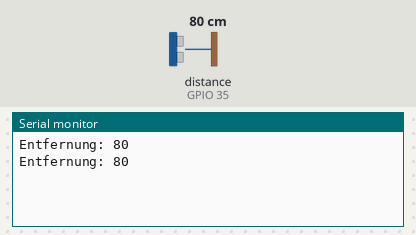
A sketch run on a simulated ESP32. Parts: the last lines printed to the serial monitor. Wiring (inferred from the names in the program): ultrasonic range finder: trigger GPIO 34; echo GPIO 35. Inputs (shaded band) come from the test bench; at power-on: distance to the obstacle (sensor on GPIO 35) 80 cm. The echo pulse lasts 58.3 µs per cm.

Above: at 2.0 s.
2.1 s: distance to the obstacle (sensor on GPIO 35) set to 2 cm
At 3.4 s:
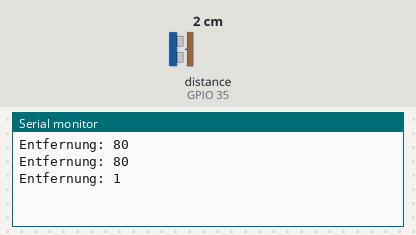
3.6 s: distance to the obstacle (sensor on GPIO 35) set to 4 cm
At 4.6 s:
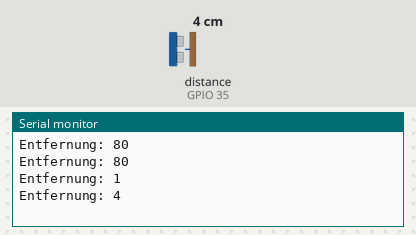
Timing chart, 0 to 6.6 s (numbered marks = the images above; inputs shaded):
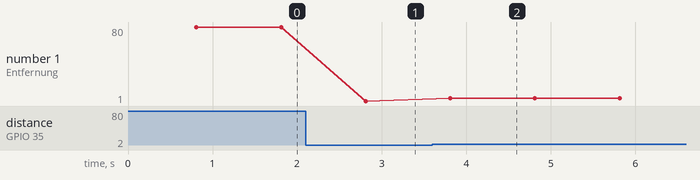

Measured:
- after the input at 2.1 s, the serial monitor: prints a new line after 0.71 s (image 1)
- after the input at 3.6 s, the serial monitor: prints a new line after 0.21 s (image 2)
- plotted number 1: 80 → 1 after the input at 2.1 s, 1 → 4 after the input at 3.6 s

The sketch:

Ultraschallsensor.ino
```cpp
//Declarationen

  //Sensoren
  #define ultraschalltrigger 34 // Arduino Pin an HC-SR04 Trig
  #define ultraschallecho 35    // Arduino Pin an HC-SR04 Echo

void setup() {
  pinMode(ultraschalltrigger, OUTPUT);
  pinMode(ultraschallecho, INPUT);
  Serial.begin(115200);//Test
  delay(800);
}
//Main
void loop() {
  long entfernung=0;
  long zeit=0;
  digitalWrite(ultraschalltrigger, LOW);
  delayMicroseconds(3);
  noInterrupts();
  digitalWrite(ultraschalltrigger, HIGH); //Trigger Impuls 10 us
  delayMicroseconds(10);
  digitalWrite(ultraschalltrigger, LOW);
  zeit = pulseIn(ultraschallecho, HIGH); // Echo-Zeit messen
  interrupts();
  zeit = (zeit/2); // Zeit halbieren
  entfernung = zeit / 29.1; // Zeit in Zentimeter umrechnen
  Serial.print("Entfernung: ");
  Serial.println(entfernung);
  delay(1000);
}
```
